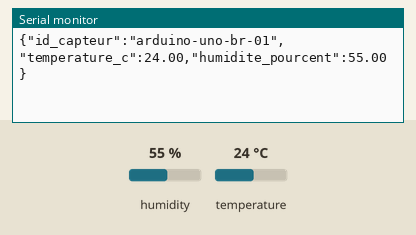
Recording of a sketch running on a simulated Arduino Uno, built with avr-gcc and run on an emulated ATmega328P. Shown: the last lines printed to the serial monitor. The test bench sets the inputs (shaded band); at power-on: humidity 55 %, temperature 24 °C.

Above: at 10.8 s.
10.9 s: humidity set to 22 %
At 15.4 s:
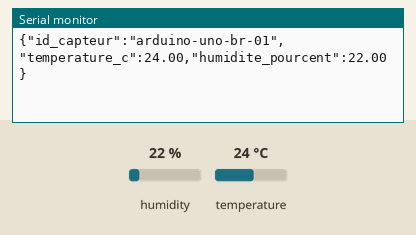
18.4 s: temperature set to 12 °C
At 21.4 s:
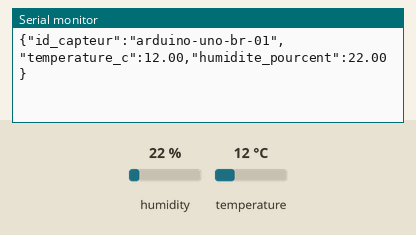
25.9 s: humidity set to 40 %
At 30.8 s:
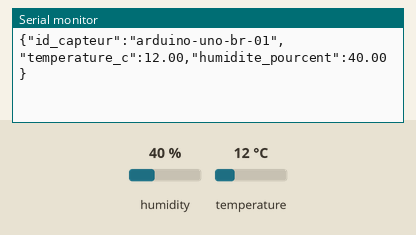
Timing chart, 0 to 32.3 s (numbered marks = the images above; inputs shaded):
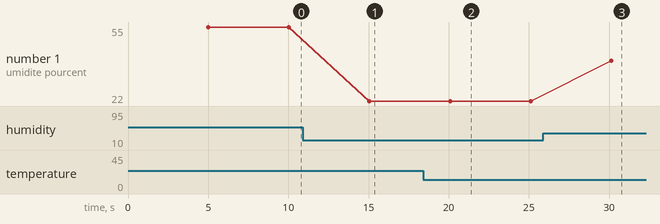

The sketch:

futurekawa_dht22.ino
```cpp
#include "DHT.h"

#define DHTPIN 2
#define DHTTYPE DHT22
#define SENSOR_ID "arduino-uno-br-01"
#define READ_INTERVAL_MS 5000

DHT dht(DHTPIN, DHTTYPE);

void setup() {
  Serial.begin(9600);
  pinMode(DHTPIN, INPUT_PULLUP);
  dht.begin();
  Serial.println("# DHT22 starting...");
}

void loop() {
  delay(READ_INTERVAL_MS);

  float humidity = dht.readHumidity();
  float tempC = dht.readTemperature();

  if (isnan(humidity) || isnan(tempC)) {
    delay(2000);
    humidity = dht.readHumidity();
    tempC = dht.readTemperature();
  }

  if (isnan(humidity) || isnan(tempC)) {
    Serial.println("# read failed - check wiring and pin number");
    return;
  }

  Serial.print("{\"id_capteur\":\"");
  Serial.print(SENSOR_ID);
  Serial.print("\",\"temperature_c\":");
  Serial.print(tempC, 2);
  Serial.print(",\"humidite_pourcent\":");
  Serial.print(humidity, 2);
  Serial.println("}");
}
```

Measured:
- after the input at 10.9 s, the serial monitor: prints a new line after 4.2 s (image 1)
- after the input at 18.4 s, the serial monitor: prints a new line after 1.7 s (image 2)
- after the input at 25.9 s, the serial monitor: prints a new line after 4.2 s (image 3)
- plotted number 1: 55 → 22 after the input at 10.9 s, 22 → 40 after the input at 25.9 s
